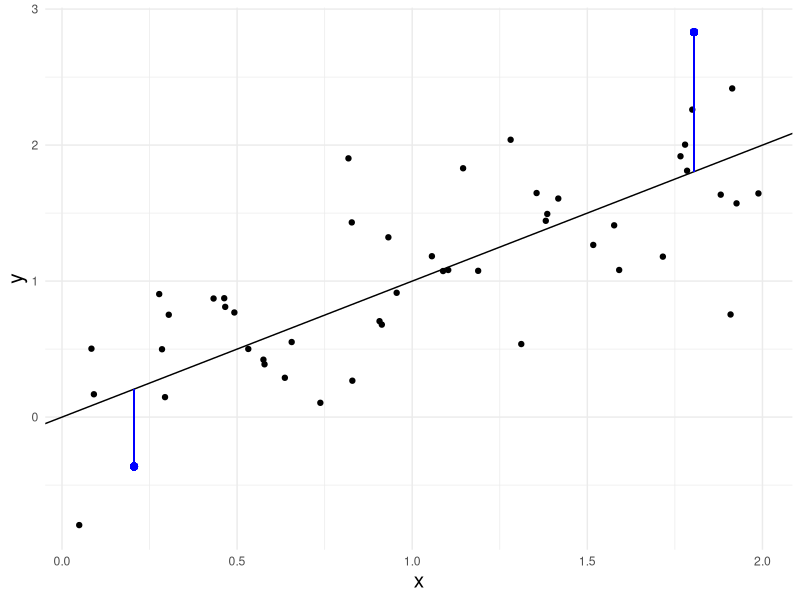
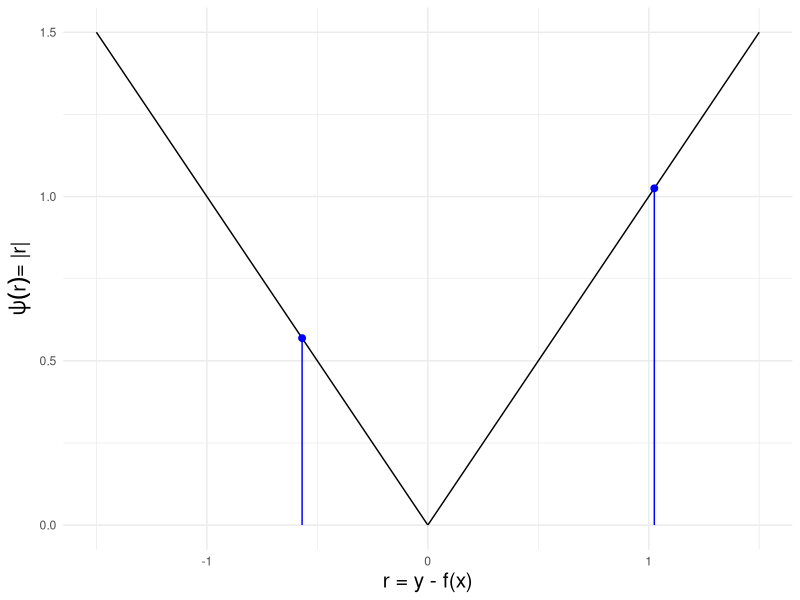
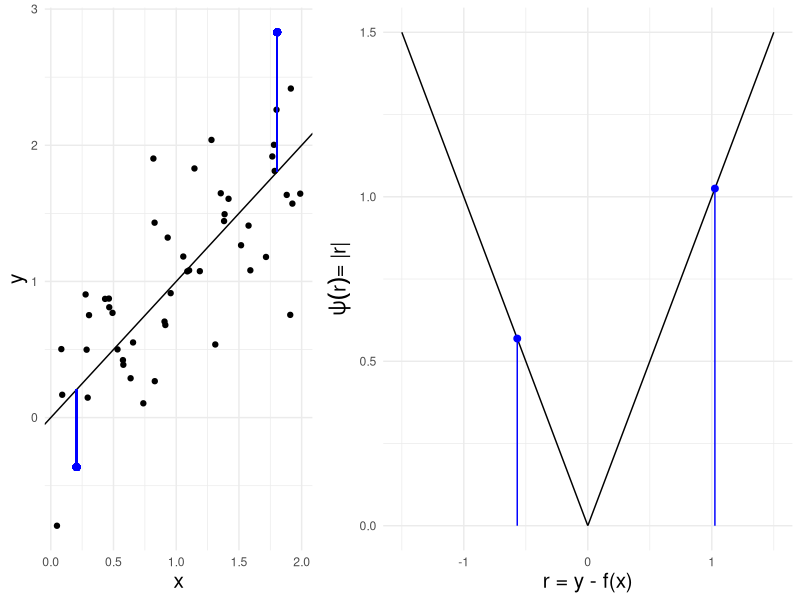

The R script that drew these images, in order: (Note: this script raises an error after producing the figures.)
# ------------------------------------------------------------------------------
# FIG: DISTANCE-BASED, TRANSLATION-INVARIANT, SYMMETRIC LOSSES
# ------------------------------------------------------------------------------

library(ggplot2)
library(dplyr)

# DATA -------------------------------------------------------------------------

set.seed(123L)
x <- sort(runif(50L, 0L, 2L))
y <- x + rnorm(length(x), sd = 0.5)
df_1 <- data.frame(x = x, y = y, diff = y - x)

df_2 <- data.frame(x = seq(-1.5, 1.5, length.out = 800L))
df_2$y <- abs(df_2$x)
df_2$z <- (df_2$x)^2

df_3 <- data.frame(x = seq(-1L, 1L, length.out = 800L))
df_3$y <- (df_3$x)^2

# PLOT 1: DISTANCE-BASED -------------------------------------------------------

add_markers <- function(plot, index, negative = TRUE) {
  
  plot + 
    ggplot2::geom_segment(
      mapping = aes(
        x = df_1[index, "x"],
        xend = df_1[index, "x"],
        y = df_1[index, "x"],
        yend = df_1[index, "y"]),
      color = "blue",
      inherit.aes = FALSE) +
      ggplot2::geom_point(
        mapping = aes(
          x = df_1[index, "x"],
          y = df_1[index, "y"]),
        size = 2L,
        color = "blue")
  
}

add_markers_2 <- function(plot, index, negative = TRUE) {
  
  plot + 
    ggplot2::geom_segment(
      aes(
        x = df_1[index, "diff"],
        xend = df_1[index, "diff"],
        y = 0L,
        yend = abs(df_1[index, "diff"])),
      color = "blue") +
    ggplot2::geom_point(
      mapping = aes(
        x = df_1[index, "diff"],
        y = abs(df_1[index, "diff"])),
      size = 2L,
      color = "blue")
  
}

p_1 <- ggplot2::ggplot(df_1, aes(x, y)) + 
  theme_minimal() +
  geom_point() + 
  geom_abline(intercept = 0L, slope = 1L) +
  theme(axis.title = element_text(size = 15L))
p_1 <- p_1 %>% 
  add_markers(4L) %>% 
  add_markers(45L)

p_2 <- ggplot2::qplot(df_2$x, df_2$y, geom = "line") +
  theme_minimal() +
  xlab("r = y - f(x)") +
  ylab(bquote(paste(psi(r), "= |r|"))) +
  theme(axis.title = element_text(size = 15L))
p_2 <- p_2 %>%
  add_markers_2(4L) %>%
  add_markers_2(45L)

p_3 <- cowplot::plot_grid(
  p_1, 
  p_2, 
  ncol = 2L, 
  align = "h", 
  rel_widths = c(0.4, 0.6))

ggplot2::ggsave(
  "../figure/loss_dist_based.png",
  p_2,
  width = 3.5,
  height = 2.6)

# PLOT 2: TRANSLATION-INVARIANT ------------------------------------------------

p_4 <- ggplot2::qplot(df_2$x, df_2$z, geom = "line") +
  theme_minimal() +
  xlab("(y + a) - (f(x) + a))") +
  ylab(bquote(((y + a) - (f(x) + a))**2)) +  
  theme(axis.title = element_text(size = 15L))

ggplot2::ggsave(
  "../figure/loss_transl_inv.png",
  p_4,
  width = 3.5,
  height = 3.2)

# PLOT 3: SYMMETRIC ------------------------------------------------------------

p_5 <- ggplot2::qplot(df_3$x, df_3$y, geom = "line") +
  theme_minimal() +
  xlab(bquote(pi(x) - y)) +
  ylab(bquote((pi(x) - y)**2)) +  
  theme(axis.title = element_text(size = 15L))

p_6 <- ggplot2::qplot(df_3$x, df_3$y, geom = "line") +
  theme_minimal() +
  xlab(bquote(y - pi(x))) +
  ylab(bquote((y - pi(x))**2)) +  
  theme(axis.title = element_text(size = 15L))

p_7 <- cowplot::plot_grid(p_5, p_6, ncol = 2L, align = "h")

ggplot2::ggsave(
  "../figure/loss_symmetric.png",
  p_7,
  width = 5L,
  height = 3L)
